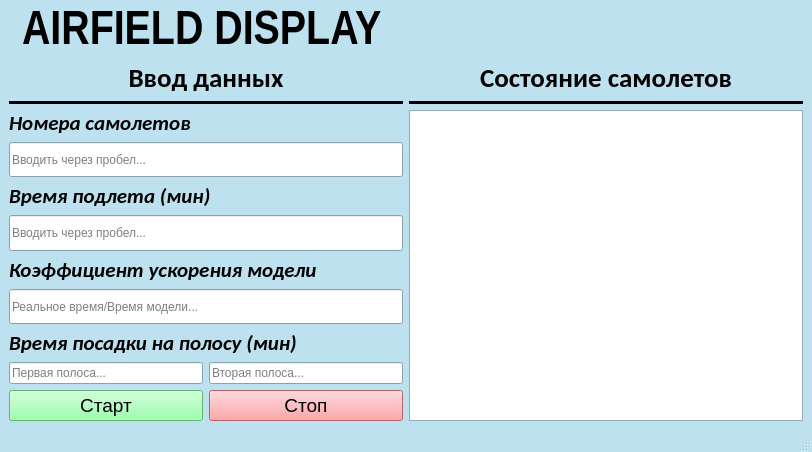
<?xml version="1.0" encoding="UTF-8"?>
<ui version="4.0">
 <class>MainWindow</class>
 <widget class="QMainWindow" name="MainWindow">
  <property name="geometry">
   <rect>
    <x>0</x>
    <y>0</y>
    <width>812</width>
    <height>452</height>
   </rect>
  </property>
  <property name="sizePolicy">
   <sizepolicy hsizetype="Preferred" vsizetype="Preferred">
    <horstretch>0</horstretch>
    <verstretch>0</verstretch>
   </sizepolicy>
  </property>
  <property name="palette">
   <palette>
    <active>
     <colorrole role="WindowText">
      <brush brushstyle="SolidPattern">
       <color alpha="255">
        <red>0</red>
        <green>0</green>
        <blue>0</blue>
       </color>
      </brush>
     </colorrole>
     <colorrole role="Button">
      <brush brushstyle="SolidPattern">
       <color alpha="255">
        <red>190</red>
        <green>225</green>
        <blue>240</blue>
       </color>
      </brush>
     </colorrole>
     <colorrole role="Light">
      <brush brushstyle="SolidPattern">
       <color alpha="255">
        <red>255</red>
        <green>255</green>
        <blue>255</blue>
       </color>
      </brush>
     </colorrole>
     <colorrole role="Midlight">
      <brush brushstyle="SolidPattern">
       <color alpha="255">
        <red>222</red>
        <green>240</green>
        <blue>247</blue>
       </color>
      </brush>
     </colorrole>
     <colorrole role="Dark">
      <brush brushstyle="SolidPattern">
       <color alpha="255">
        <red>95</red>
        <green>112</green>
        <blue>120</blue>
       </color>
      </brush>
     </colorrole>
     <colorrole role="Mid">
      <brush brushstyle="SolidPattern">
       <color alpha="255">
        <red>127</red>
        <green>150</green>
        <blue>160</blue>
       </color>
      </brush>
     </colorrole>
     <colorrole role="Text">
      <brush brushstyle="SolidPattern">
       <color alpha="255">
        <red>0</red>
        <green>0</green>
        <blue>0</blue>
       </color>
      </brush>
     </colorrole>
     <colorrole role="BrightText">
      <brush brushstyle="SolidPattern">
       <color alpha="255">
        <red>255</red>
        <green>255</green>
        <blue>255</blue>
       </color>
      </brush>
     </colorrole>
     <colorrole role="ButtonText">
      <brush brushstyle="SolidPattern">
       <color alpha="255">
        <red>0</red>
        <green>0</green>
        <blue>0</blue>
       </color>
      </brush>
     </colorrole>
     <colorrole role="Base">
      <brush brushstyle="SolidPattern">
       <color alpha="255">
        <red>255</red>
        <green>255</green>
        <blue>255</blue>
       </color>
      </brush>
     </colorrole>
     <colorrole role="Window">
      <brush brushstyle="SolidPattern">
       <color alpha="255">
        <red>190</red>
        <green>225</green>
        <blue>240</blue>
       </color>
      </brush>
     </colorrole>
     <colorrole role="Shadow">
      <brush brushstyle="SolidPattern">
       <color alpha="255">
        <red>0</red>
        <green>0</green>
        <blue>0</blue>
       </color>
      </brush>
     </colorrole>
     <colorrole role="AlternateBase">
      <brush brushstyle="SolidPattern">
       <color alpha="255">
        <red>222</red>
        <green>240</green>
        <blue>247</blue>
       </color>
      </brush>
     </colorrole>
     <colorrole role="ToolTipBase">
      <brush brushstyle="SolidPattern">
       <color alpha="255">
        <red>255</red>
        <green>255</green>
        <blue>220</blue>
       </color>
      </brush>
     </colorrole>
     <colorrole role="ToolTipText">
      <brush brushstyle="SolidPattern">
       <color alpha="255">
        <red>0</red>
        <green>0</green>
        <blue>0</blue>
       </color>
      </brush>
     </colorrole>
    </active>
    <inactive>
     <colorrole role="WindowText">
      <brush brushstyle="SolidPattern">
       <color alpha="255">
        <red>0</red>
        <green>0</green>
        <blue>0</blue>
       </color>
      </brush>
     </colorrole>
     <colorrole role="Button">
      <brush brushstyle="SolidPattern">
       <color alpha="255">
        <red>190</red>
        <green>225</green>
        <blue>240</blue>
       </color>
      </brush>
     </colorrole>
     <colorrole role="Light">
      <brush brushstyle="SolidPattern">
       <color alpha="255">
        <red>255</red>
        <green>255</green>
        <blue>255</blue>
       </color>
      </brush>
     </colorrole>
     <colorrole role="Midlight">
      <brush brushstyle="SolidPattern">
       <color alpha="255">
        <red>222</red>
        <green>240</green>
        <blue>247</blue>
       </color>
      </brush>
     </colorrole>
     <colorrole role="Dark">
      <brush brushstyle="SolidPattern">
       <color alpha="255">
        <red>95</red>
        <green>112</green>
        <blue>120</blue>
       </color>
      </brush>
     </colorrole>
     <colorrole role="Mid">
      <brush brushstyle="SolidPattern">
       <color alpha="255">
        <red>127</red>
        <green>150</green>
        <blue>160</blue>
       </color>
      </brush>
     </colorrole>
     <colorrole role="Text">
      <brush brushstyle="SolidPattern">
       <color alpha="255">
        <red>0</red>
        <green>0</green>
        <blue>0</blue>
       </color>
      </brush>
     </colorrole>
     <colorrole role="BrightText">
      <brush brushstyle="SolidPattern">
       <color alpha="255">
        <red>255</red>
        <green>255</green>
        <blue>255</blue>
       </color>
      </brush>
     </colorrole>
     <colorrole role="ButtonText">
      <brush brushstyle="SolidPattern">
       <color alpha="255">
        <red>0</red>
        <green>0</green>
        <blue>0</blue>
       </color>
      </brush>
     </colorrole>
     <colorrole role="Base">
      <brush brushstyle="SolidPattern">
       <color alpha="255">
        <red>255</red>
        <green>255</green>
        <blue>255</blue>
       </color>
      </brush>
     </colorrole>
     <colorrole role="Window">
      <brush brushstyle="SolidPattern">
       <color alpha="255">
        <red>190</red>
        <green>225</green>
        <blue>240</blue>
       </color>
      </brush>
     </colorrole>
     <colorrole role="Shadow">
      <brush brushstyle="SolidPattern">
       <color alpha="255">
        <red>0</red>
        <green>0</green>
        <blue>0</blue>
       </color>
      </brush>
     </colorrole>
     <colorrole role="AlternateBase">
      <brush brushstyle="SolidPattern">
       <color alpha="255">
        <red>222</red>
        <green>240</green>
        <blue>247</blue>
       </color>
      </brush>
     </colorrole>
     <colorrole role="ToolTipBase">
      <brush brushstyle="SolidPattern">
       <color alpha="255">
        <red>255</red>
        <green>255</green>
        <blue>220</blue>
       </color>
      </brush>
     </colorrole>
     <colorrole role="ToolTipText">
      <brush brushstyle="SolidPattern">
       <color alpha="255">
        <red>0</red>
        <green>0</green>
        <blue>0</blue>
       </color>
      </brush>
     </colorrole>
    </inactive>
    <disabled>
     <colorrole role="WindowText">
      <brush brushstyle="SolidPattern">
       <color alpha="255">
        <red>95</red>
        <green>112</green>
        <blue>120</blue>
       </color>
      </brush>
     </colorrole>
     <colorrole role="Button">
      <brush brushstyle="SolidPattern">
       <color alpha="255">
        <red>190</red>
        <green>225</green>
        <blue>240</blue>
       </color>
      </brush>
     </colorrole>
     <colorrole role="Light">
      <brush brushstyle="SolidPattern">
       <color alpha="255">
        <red>255</red>
        <green>255</green>
        <blue>255</blue>
       </color>
      </brush>
     </colorrole>
     <colorrole role="Midlight">
      <brush brushstyle="SolidPattern">
       <color alpha="255">
        <red>222</red>
        <green>240</green>
        <blue>247</blue>
       </color>
      </brush>
     </colorrole>
     <colorrole role="Dark">
      <brush brushstyle="SolidPattern">
       <color alpha="255">
        <red>95</red>
        <green>112</green>
        <blue>120</blue>
       </color>
      </brush>
     </colorrole>
     <colorrole role="Mid">
      <brush brushstyle="SolidPattern">
       <color alpha="255">
        <red>127</red>
        <green>150</green>
        <blue>160</blue>
       </color>
      </brush>
     </colorrole>
     <colorrole role="Text">
      <brush brushstyle="SolidPattern">
       <color alpha="255">
        <red>95</red>
        <green>112</green>
        <blue>120</blue>
       </color>
      </brush>
     </colorrole>
     <colorrole role="BrightText">
      <brush brushstyle="SolidPattern">
       <color alpha="255">
        <red>255</red>
        <green>255</green>
        <blue>255</blue>
       </color>
      </brush>
     </colorrole>
     <colorrole role="ButtonText">
      <brush brushstyle="SolidPattern">
       <color alpha="255">
        <red>95</red>
        <green>112</green>
        <blue>120</blue>
       </color>
      </brush>
     </colorrole>
     <colorrole role="Base">
      <brush brushstyle="SolidPattern">
       <color alpha="255">
        <red>190</red>
        <green>225</green>
        <blue>240</blue>
       </color>
      </brush>
     </colorrole>
     <colorrole role="Window">
      <brush brushstyle="SolidPattern">
       <color alpha="255">
        <red>190</red>
        <green>225</green>
        <blue>240</blue>
       </color>
      </brush>
     </colorrole>
     <colorrole role="Shadow">
      <brush brushstyle="SolidPattern">
       <color alpha="255">
        <red>0</red>
        <green>0</green>
        <blue>0</blue>
       </color>
      </brush>
     </colorrole>
     <colorrole role="AlternateBase">
      <brush brushstyle="SolidPattern">
       <color alpha="255">
        <red>190</red>
        <green>225</green>
        <blue>240</blue>
       </color>
      </brush>
     </colorrole>
     <colorrole role="ToolTipBase">
      <brush brushstyle="SolidPattern">
       <color alpha="255">
        <red>255</red>
        <green>255</green>
        <blue>220</blue>
       </color>
      </brush>
     </colorrole>
     <colorrole role="ToolTipText">
      <brush brushstyle="SolidPattern">
       <color alpha="255">
        <red>0</red>
        <green>0</green>
        <blue>0</blue>
       </color>
      </brush>
     </colorrole>
    </disabled>
   </palette>
  </property>
  <property name="windowTitle">
   <string>Airfield Display</string>
  </property>
  <widget class="QWidget" name="centralwidget">
   <layout class="QVBoxLayout" name="verticalLayout_3">
    <item>
     <layout class="QHBoxLayout" name="horizontalLayout_4">
      <item>
       <widget class="QLabel" name="label_6">
        <property name="text">
         <string/>
        </property>
        <property name="pixmap">
         <pixmap resource="picks_to_qt.qrc">:/newPrefix/radar_icon.png</pixmap>
        </property>
       </widget>
      </item>
      <item>
       <widget class="QLabel" name="label_7">
        <property name="sizePolicy">
         <sizepolicy hsizetype="Fixed" vsizetype="Fixed">
          <horstretch>0</horstretch>
          <verstretch>0</verstretch>
         </sizepolicy>
        </property>
        <property name="minimumSize">
         <size>
          <width>421</width>
          <height>0</height>
         </size>
        </property>
        <property name="maximumSize">
         <size>
          <width>421</width>
          <height>16777215</height>
         </size>
        </property>
        <property name="font">
         <font>
          <family>Arial Narrow</family>
          <pointsize>36</pointsize>
          <weight>75</weight>
          <bold>true</bold>
         </font>
        </property>
        <property name="text">
         <string>AIRFIELD DISPLAY</string>
        </property>
       </widget>
      </item>
      <item>
       <spacer name="horizontalSpacer">
        <property name="orientation">
         <enum>Qt::Horizontal</enum>
        </property>
        <property name="sizeHint" stdset="0">
         <size>
          <width>128</width>
          <height>20</height>
         </size>
        </property>
       </spacer>
      </item>
     </layout>
    </item>
    <item>
     <layout class="QHBoxLayout" name="horizontalLayout_3">
      <item>
       <layout class="QVBoxLayout" name="verticalLayout_5">
        <item>
         <widget class="QLabel" name="label_4">
          <property name="sizePolicy">
           <sizepolicy hsizetype="Expanding" vsizetype="Fixed">
            <horstretch>0</horstretch>
            <verstretch>0</verstretch>
           </sizepolicy>
          </property>
          <property name="font">
           <font>
            <family>Calibri</family>
            <pointsize>20</pointsize>
            <weight>75</weight>
            <bold>true</bold>
           </font>
          </property>
          <property name="layoutDirection">
           <enum>Qt::LeftToRight</enum>
          </property>
          <property name="autoFillBackground">
           <bool>false</bool>
          </property>
          <property name="text">
           <string>Ввод данных</string>
          </property>
          <property name="alignment">
           <set>Qt::AlignCenter</set>
          </property>
         </widget>
        </item>
        <item>
         <widget class="Line" name="line">
          <property name="sizePolicy">
           <sizepolicy hsizetype="Expanding" vsizetype="Fixed">
            <horstretch>0</horstretch>
            <verstretch>0</verstretch>
           </sizepolicy>
          </property>
          <property name="frameShadow">
           <enum>QFrame::Plain</enum>
          </property>
          <property name="lineWidth">
           <number>3</number>
          </property>
          <property name="orientation">
           <enum>Qt::Horizontal</enum>
          </property>
         </widget>
        </item>
        <item>
         <widget class="QLabel" name="label">
          <property name="sizePolicy">
           <sizepolicy hsizetype="Expanding" vsizetype="Fixed">
            <horstretch>0</horstretch>
            <verstretch>0</verstretch>
           </sizepolicy>
          </property>
          <property name="font">
           <font>
            <family>Calibri</family>
            <pointsize>16</pointsize>
            <weight>75</weight>
            <italic>true</italic>
            <bold>true</bold>
           </font>
          </property>
          <property name="text">
           <string>Номера самолетов</string>
          </property>
         </widget>
        </item>
        <item>
         <widget class="QLineEdit" name="planes_names_edit">
          <property name="sizePolicy">
           <sizepolicy hsizetype="Expanding" vsizetype="Expanding">
            <horstretch>0</horstretch>
            <verstretch>0</verstretch>
           </sizepolicy>
          </property>
          <property name="placeholderText">
           <string>Вводить через пробел...</string>
          </property>
         </widget>
        </item>
        <item>
         <widget class="QLabel" name="label_2">
          <property name="sizePolicy">
           <sizepolicy hsizetype="Expanding" vsizetype="Fixed">
            <horstretch>0</horstretch>
            <verstretch>0</verstretch>
           </sizepolicy>
          </property>
          <property name="font">
           <font>
            <family>Calibri</family>
            <pointsize>16</pointsize>
            <weight>75</weight>
            <italic>true</italic>
            <bold>true</bold>
           </font>
          </property>
          <property name="text">
           <string>Время подлета (мин)</string>
          </property>
         </widget>
        </item>
        <item>
         <widget class="QLineEdit" name="planes_time_edit">
          <property name="sizePolicy">
           <sizepolicy hsizetype="Expanding" vsizetype="Expanding">
            <horstretch>0</horstretch>
            <verstretch>0</verstretch>
           </sizepolicy>
          </property>
          <property name="placeholderText">
           <string>Вводить через пробел...</string>
          </property>
         </widget>
        </item>
        <item>
         <widget class="QLabel" name="label_8">
          <property name="sizePolicy">
           <sizepolicy hsizetype="Expanding" vsizetype="Fixed">
            <horstretch>0</horstretch>
            <verstretch>0</verstretch>
           </sizepolicy>
          </property>
          <property name="font">
           <font>
            <family>Calibri</family>
            <pointsize>16</pointsize>
            <weight>75</weight>
            <italic>true</italic>
            <bold>true</bold>
           </font>
          </property>
          <property name="text">
           <string>Коэффициент ускорения модели</string>
          </property>
         </widget>
        </item>
        <item>
         <widget class="QLineEdit" name="MS_cof_edit">
          <property name="sizePolicy">
           <sizepolicy hsizetype="Expanding" vsizetype="Expanding">
            <horstretch>0</horstretch>
            <verstretch>0</verstretch>
           </sizepolicy>
          </property>
          <property name="placeholderText">
           <string>Реальное время/Время модели...</string>
          </property>
         </widget>
        </item>
        <item>
         <widget class="QLabel" name="label_3">
          <property name="sizePolicy">
           <sizepolicy hsizetype="Expanding" vsizetype="Fixed">
            <horstretch>0</horstretch>
            <verstretch>0</verstretch>
           </sizepolicy>
          </property>
          <property name="font">
           <font>
            <family>Calibri</family>
            <pointsize>16</pointsize>
            <weight>75</weight>
            <italic>true</italic>
            <bold>true</bold>
           </font>
          </property>
          <property name="text">
           <string>Время посадки на полосу (мин)</string>
          </property>
         </widget>
        </item>
        <item>
         <layout class="QHBoxLayout" name="horizontalLayout">
          <item>
           <layout class="QVBoxLayout" name="verticalLayout">
            <item>
             <widget class="QLineEdit" name="f1_time_edit">
              <property name="sizePolicy">
               <sizepolicy hsizetype="Expanding" vsizetype="Expanding">
                <horstretch>0</horstretch>
                <verstretch>0</verstretch>
               </sizepolicy>
              </property>
              <property name="placeholderText">
               <string>Первая полоса...</string>
              </property>
             </widget>
            </item>
            <item>
             <widget class="QPushButton" name="start_button">
              <property name="enabled">
               <bool>true</bool>
              </property>
              <property name="palette">
               <palette>
                <active>
                 <colorrole role="WindowText">
                  <brush brushstyle="SolidPattern">
                   <color alpha="255">
                    <red>0</red>
                    <green>0</green>
                    <blue>0</blue>
                   </color>
                  </brush>
                 </colorrole>
                 <colorrole role="Button">
                  <brush brushstyle="SolidPattern">
                   <color alpha="255">
                    <red>129</red>
                    <green>255</green>
                    <blue>154</blue>
                   </color>
                  </brush>
                 </colorrole>
                 <colorrole role="Light">
                  <brush brushstyle="SolidPattern">
                   <color alpha="255">
                    <red>246</red>
                    <green>255</green>
                    <blue>243</blue>
                   </color>
                  </brush>
                 </colorrole>
                 <colorrole role="Midlight">
                  <brush brushstyle="SolidPattern">
                   <color alpha="255">
                    <red>202</red>
                    <green>247</green>
                    <blue>186</blue>
                   </color>
                  </brush>
                 </colorrole>
                 <colorrole role="Dark">
                  <brush brushstyle="SolidPattern">
                   <color alpha="255">
                    <red>79</red>
                    <green>120</green>
                    <blue>64</blue>
                   </color>
                  </brush>
                 </colorrole>
                 <colorrole role="Mid">
                  <brush brushstyle="SolidPattern">
                   <color alpha="255">
                    <red>106</red>
                    <green>160</green>
                    <blue>86</blue>
                   </color>
                  </brush>
                 </colorrole>
                 <colorrole role="Text">
                  <brush brushstyle="SolidPattern">
                   <color alpha="255">
                    <red>0</red>
                    <green>0</green>
                    <blue>0</blue>
                   </color>
                  </brush>
                 </colorrole>
                 <colorrole role="BrightText">
                  <brush brushstyle="SolidPattern">
                   <color alpha="255">
                    <red>255</red>
                    <green>255</green>
                    <blue>255</blue>
                   </color>
                  </brush>
                 </colorrole>
                 <colorrole role="ButtonText">
                  <brush brushstyle="SolidPattern">
                   <color alpha="255">
                    <red>0</red>
                    <green>0</green>
                    <blue>0</blue>
                   </color>
                  </brush>
                 </colorrole>
                 <colorrole role="Base">
                  <brush brushstyle="SolidPattern">
                   <color alpha="255">
                    <red>129</red>
                    <green>255</green>
                    <blue>154</blue>
                   </color>
                  </brush>
                 </colorrole>
                 <colorrole role="Window">
                  <brush brushstyle="SolidPattern">
                   <color alpha="255">
                    <red>129</red>
                    <green>255</green>
                    <blue>154</blue>
                   </color>
                  </brush>
                 </colorrole>
                 <colorrole role="Shadow">
                  <brush brushstyle="SolidPattern">
                   <color alpha="255">
                    <red>0</red>
                    <green>0</green>
                    <blue>0</blue>
                   </color>
                  </brush>
                 </colorrole>
                 <colorrole role="AlternateBase">
                  <brush brushstyle="SolidPattern">
                   <color alpha="255">
                    <red>207</red>
                    <green>247</green>
                    <blue>192</blue>
                   </color>
                  </brush>
                 </colorrole>
                 <colorrole role="ToolTipBase">
                  <brush brushstyle="SolidPattern">
                   <color alpha="255">
                    <red>255</red>
                    <green>255</green>
                    <blue>220</blue>
                   </color>
                  </brush>
                 </colorrole>
                 <colorrole role="ToolTipText">
                  <brush brushstyle="SolidPattern">
                   <color alpha="255">
                    <red>0</red>
                    <green>0</green>
                    <blue>0</blue>
                   </color>
                  </brush>
                 </colorrole>
                </active>
                <inactive>
                 <colorrole role="WindowText">
                  <brush brushstyle="SolidPattern">
                   <color alpha="255">
                    <red>0</red>
                    <green>0</green>
                    <blue>0</blue>
                   </color>
                  </brush>
                 </colorrole>
                 <colorrole role="Button">
                  <brush brushstyle="SolidPattern">
                   <color alpha="255">
                    <red>129</red>
                    <green>255</green>
                    <blue>154</blue>
                   </color>
                  </brush>
                 </colorrole>
                 <colorrole role="Light">
                  <brush brushstyle="SolidPattern">
                   <color alpha="255">
                    <red>246</red>
                    <green>255</green>
                    <blue>243</blue>
                   </color>
                  </brush>
                 </colorrole>
                 <colorrole role="Midlight">
                  <brush brushstyle="SolidPattern">
                   <color alpha="255">
                    <red>202</red>
                    <green>247</green>
                    <blue>186</blue>
                   </color>
                  </brush>
                 </colorrole>
                 <colorrole role="Dark">
                  <brush brushstyle="SolidPattern">
                   <color alpha="255">
                    <red>79</red>
                    <green>120</green>
                    <blue>64</blue>
                   </color>
                  </brush>
                 </colorrole>
                 <colorrole role="Mid">
                  <brush brushstyle="SolidPattern">
                   <color alpha="255">
                    <red>106</red>
                    <green>160</green>
                    <blue>86</blue>
                   </color>
                  </brush>
                 </colorrole>
                 <colorrole role="Text">
                  <brush brushstyle="SolidPattern">
                   <color alpha="255">
                    <red>0</red>
                    <green>0</green>
                    <blue>0</blue>
                   </color>
                  </brush>
                 </colorrole>
                 <colorrole role="BrightText">
                  <brush brushstyle="SolidPattern">
                   <color alpha="255">
                    <red>255</red>
                    <green>255</green>
                    <blue>255</blue>
                   </color>
                  </brush>
                 </colorrole>
                 <colorrole role="ButtonText">
                  <brush brushstyle="SolidPattern">
                   <color alpha="255">
                    <red>0</red>
                    <green>0</green>
                    <blue>0</blue>
                   </color>
                  </brush>
                 </colorrole>
                 <colorrole role="Base">
                  <brush brushstyle="SolidPattern">
                   <color alpha="255">
                    <red>129</red>
                    <green>255</green>
                    <blue>154</blue>
                   </color>
                  </brush>
                 </colorrole>
                 <colorrole role="Window">
                  <brush brushstyle="SolidPattern">
                   <color alpha="255">
                    <red>129</red>
                    <green>255</green>
                    <blue>154</blue>
                   </color>
                  </brush>
                 </colorrole>
                 <colorrole role="Shadow">
                  <brush brushstyle="SolidPattern">
                   <color alpha="255">
                    <red>0</red>
                    <green>0</green>
                    <blue>0</blue>
                   </color>
                  </brush>
                 </colorrole>
                 <colorrole role="AlternateBase">
                  <brush brushstyle="SolidPattern">
                   <color alpha="255">
                    <red>207</red>
                    <green>247</green>
                    <blue>192</blue>
                   </color>
                  </brush>
                 </colorrole>
                 <colorrole role="ToolTipBase">
                  <brush brushstyle="SolidPattern">
                   <color alpha="255">
                    <red>255</red>
                    <green>255</green>
                    <blue>220</blue>
                   </color>
                  </brush>
                 </colorrole>
                 <colorrole role="ToolTipText">
                  <brush brushstyle="SolidPattern">
                   <color alpha="255">
                    <red>0</red>
                    <green>0</green>
                    <blue>0</blue>
                   </color>
                  </brush>
                 </colorrole>
                </inactive>
                <disabled>
                 <colorrole role="WindowText">
                  <brush brushstyle="SolidPattern">
                   <color alpha="255">
                    <red>79</red>
                    <green>120</green>
                    <blue>64</blue>
                   </color>
                  </brush>
                 </colorrole>
                 <colorrole role="Button">
                  <brush brushstyle="SolidPattern">
                   <color alpha="255">
                    <red>129</red>
                    <green>255</green>
                    <blue>154</blue>
                   </color>
                  </brush>
                 </colorrole>
                 <colorrole role="Light">
                  <brush brushstyle="SolidPattern">
                   <color alpha="255">
                    <red>246</red>
                    <green>255</green>
                    <blue>243</blue>
                   </color>
                  </brush>
                 </colorrole>
                 <colorrole role="Midlight">
                  <brush brushstyle="SolidPattern">
                   <color alpha="255">
                    <red>202</red>
                    <green>247</green>
                    <blue>186</blue>
                   </color>
                  </brush>
                 </colorrole>
                 <colorrole role="Dark">
                  <brush brushstyle="SolidPattern">
                   <color alpha="255">
                    <red>79</red>
                    <green>120</green>
                    <blue>64</blue>
                   </color>
                  </brush>
                 </colorrole>
                 <colorrole role="Mid">
                  <brush brushstyle="SolidPattern">
                   <color alpha="255">
                    <red>106</red>
                    <green>160</green>
                    <blue>86</blue>
                   </color>
                  </brush>
                 </colorrole>
                 <colorrole role="Text">
                  <brush brushstyle="SolidPattern">
                   <color alpha="255">
                    <red>79</red>
                    <green>120</green>
                    <blue>64</blue>
                   </color>
                  </brush>
                 </colorrole>
                 <colorrole role="BrightText">
                  <brush brushstyle="SolidPattern">
                   <color alpha="255">
                    <red>255</red>
                    <green>255</green>
                    <blue>255</blue>
                   </color>
                  </brush>
                 </colorrole>
                 <colorrole role="ButtonText">
                  <brush brushstyle="SolidPattern">
                   <color alpha="255">
                    <red>79</red>
                    <green>120</green>
                    <blue>64</blue>
                   </color>
                  </brush>
                 </colorrole>
                 <colorrole role="Base">
                  <brush brushstyle="SolidPattern">
                   <color alpha="255">
                    <red>129</red>
                    <green>255</green>
                    <blue>154</blue>
                   </color>
                  </brush>
                 </colorrole>
                 <colorrole role="Window">
                  <brush brushstyle="SolidPattern">
                   <color alpha="255">
                    <red>129</red>
                    <green>255</green>
                    <blue>154</blue>
                   </color>
                  </brush>
                 </colorrole>
                 <colorrole role="Shadow">
                  <brush brushstyle="SolidPattern">
                   <color alpha="255">
                    <red>0</red>
                    <green>0</green>
                    <blue>0</blue>
                   </color>
                  </brush>
                 </colorrole>
                 <colorrole role="AlternateBase">
                  <brush brushstyle="SolidPattern">
                   <color alpha="255">
                    <red>159</red>
                    <green>240</green>
                    <blue>129</blue>
                   </color>
                  </brush>
                 </colorrole>
                 <colorrole role="ToolTipBase">
                  <brush brushstyle="SolidPattern">
                   <color alpha="255">
                    <red>255</red>
                    <green>255</green>
                    <blue>220</blue>
                   </color>
                  </brush>
                 </colorrole>
                 <colorrole role="ToolTipText">
                  <brush brushstyle="SolidPattern">
                   <color alpha="255">
                    <red>0</red>
                    <green>0</green>
                    <blue>0</blue>
                   </color>
                  </brush>
                 </colorrole>
                </disabled>
               </palette>
              </property>
              <property name="font">
               <font>
                <family>Arial</family>
                <pointsize>14</pointsize>
               </font>
              </property>
              <property name="styleSheet">
               <string notr="true">background-color: rgb(129, 255, 154);</string>
              </property>
              <property name="text">
               <string>Старт</string>
              </property>
             </widget>
            </item>
           </layout>
          </item>
          <item>
           <layout class="QVBoxLayout" name="verticalLayout_2">
            <item>
             <widget class="QLineEdit" name="f2_time_edit">
              <property name="sizePolicy">
               <sizepolicy hsizetype="Expanding" vsizetype="Expanding">
                <horstretch>0</horstretch>
                <verstretch>0</verstretch>
               </sizepolicy>
              </property>
              <property name="placeholderText">
               <string>Вторая полоса...</string>
              </property>
             </widget>
            </item>
            <item>
             <widget class="QPushButton" name="stop_button">
              <property name="font">
               <font>
                <family>Arial</family>
                <pointsize>14</pointsize>
               </font>
              </property>
              <property name="styleSheet">
               <string notr="true">background-color: rgb(255, 139, 141);</string>
              </property>
              <property name="text">
               <string>Стоп</string>
              </property>
             </widget>
            </item>
           </layout>
          </item>
         </layout>
        </item>
       </layout>
      </item>
      <item>
       <layout class="QVBoxLayout" name="verticalLayout_6">
        <item>
         <widget class="QLabel" name="label_5">
          <property name="sizePolicy">
           <sizepolicy hsizetype="Expanding" vsizetype="Fixed">
            <horstretch>0</horstretch>
            <verstretch>0</verstretch>
           </sizepolicy>
          </property>
          <property name="font">
           <font>
            <family>Calibri</family>
            <pointsize>20</pointsize>
            <weight>75</weight>
            <bold>true</bold>
           </font>
          </property>
          <property name="text">
           <string>Состояние самолетов</string>
          </property>
          <property name="alignment">
           <set>Qt::AlignCenter</set>
          </property>
         </widget>
        </item>
        <item>
         <widget class="Line" name="line_2">
          <property name="sizePolicy">
           <sizepolicy hsizetype="Expanding" vsizetype="Fixed">
            <horstretch>0</horstretch>
            <verstretch>0</verstretch>
           </sizepolicy>
          </property>
          <property name="frameShadow">
           <enum>QFrame::Plain</enum>
          </property>
          <property name="lineWidth">
           <number>3</number>
          </property>
          <property name="orientation">
           <enum>Qt::Horizontal</enum>
          </property>
         </widget>
        </item>
        <item>
         <widget class="QTextEdit" name="status_out">
          <property name="readOnly">
           <bool>true</bool>
          </property>
         </widget>
        </item>
       </layout>
      </item>
     </layout>
    </item>
   </layout>
  </widget>
  <widget class="QMenuBar" name="menubar">
   <property name="geometry">
    <rect>
     <x>0</x>
     <y>0</y>
     <width>812</width>
     <height>21</height>
    </rect>
   </property>
  </widget>
  <widget class="QStatusBar" name="statusbar"/>
 </widget>
 <resources>
  <include location="picks_to_qt.qrc"/>
 </resources>
 <connections/>
</ui>
